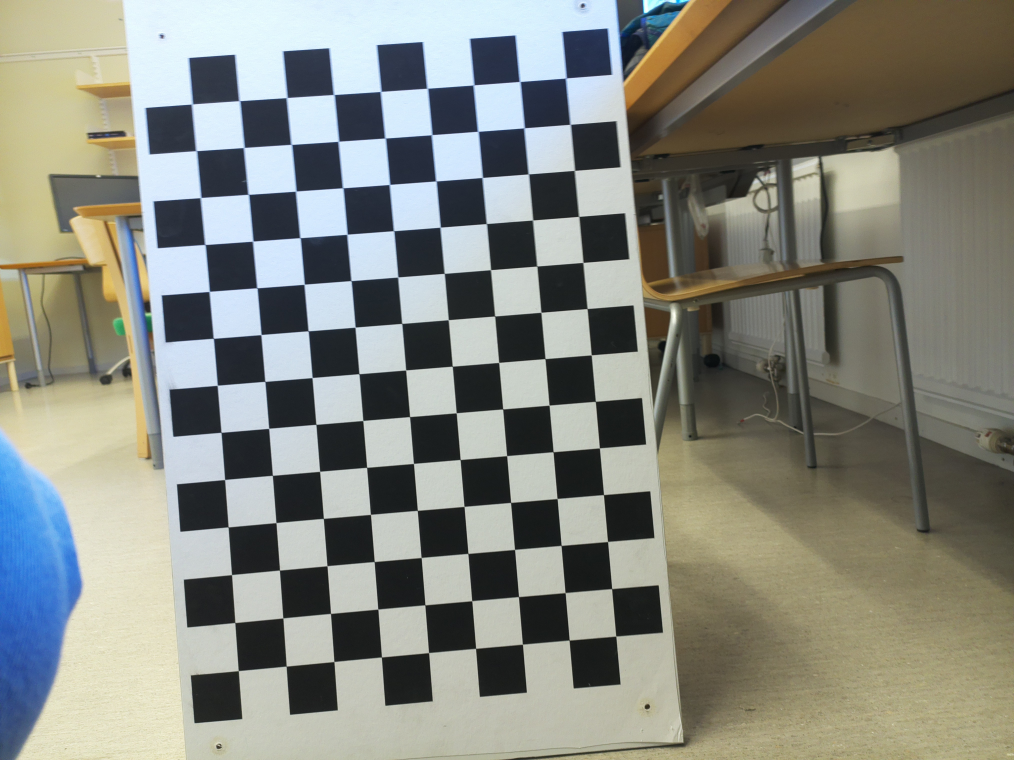
#> input picture code/imagesForCalib/image0002.jpg, 4056 x 3040 px (shown at 1/4 size); its folder holds 4 pictures in this run
$ python calibrate.py
#> lines starting #> are read from the running program, lines starting #| are printed output that depends on the picture; long printed decimals are rounded
import numpy as np
import cv2 as cv
import glob
import random
import os
import json

# termination criteria
criteria = (cv.TERM_CRITERIA_EPS + cv.TERM_CRITERIA_MAX_ITER, 30, 0.001)

# prepare object points, like (0,0,0), (1,0,0), (2,0,0) ....,(6,5,0)
objp = np.zeros((13*9,3), np.float32)

#square size in mm
sq_size = 40
objp[:,:2] = np.mgrid[0:13,0:9].T.reshape(-1,2) * sq_size

# Arrays to store object points and image points from all the images.
trainobjpoints = [] # 3d point in real world space
trainimgpoints = [] # 2d points in image plane.

#dirname = os.path.dirname(__file__)
#filename = os.path.join(dirname, '/images')

#print(dirname)
path = os.path.abspath(os.getcwd())
images = glob.glob(path+'../imagesForCalib/*.jpg')
random.shuffle(images)

split_idx = int(len(images)*0.8)
train_imgs = images[:split_idx] #training set
valid_imgs = images[split_idx:] #validation set
#print(images)

for fname in train_imgs:
    img = cv.imread(fname)
#> img is the input picture: shape (3040, 4056, 3); mean B, G, R 126.3, 134.8, 132.8
    gray = cv.cvtColor(img, cv.COLOR_BGR2GRAY)
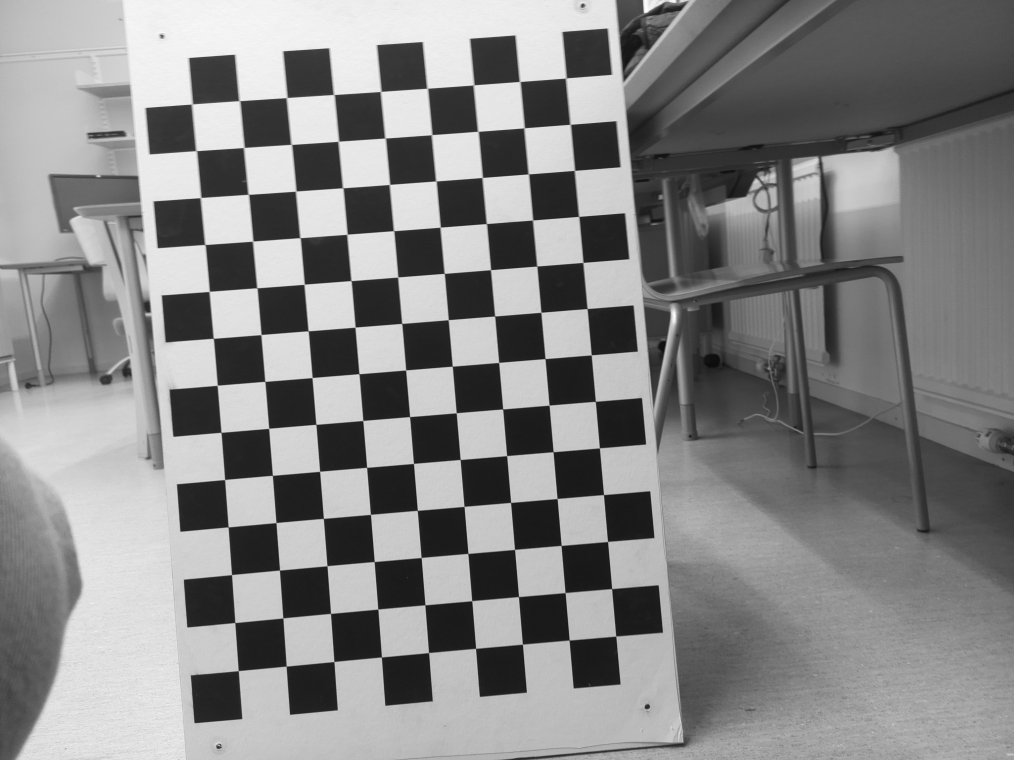
#> gray: shape (3040, 4056) (shown at 1/4 size); min 6, max 255, mean 133.2

    # Find the chess board corners
    ret, corners = cv.findChessboardCorners(gray, (13,9), None)
#> ret = True; corners = 117 rows, first 8: [2265.9, 313.6], [2282.5, 498.5], [2299.5, 683], [2316.3, 867], [2333.5, 1051.5], [2349.7, 1235], [2365.5, 1421.4], [2383.2, 1607.3]
    print(f'{fname}: {ret}')
#| code/imagesForCalib/image0002.jpg: True

    # If found, add object points, image points (after refining them)
    if ret == True:
        trainobjpoints.append(objp)

        corners2 = cv.cornerSubPix(gray,corners, (11,11), (-1,-1), criteria)
#> corners2 = 117 rows, first 8: [2264.7, 313.5], [2282.1, 498.6], [2299.5, 682.9], [2316.5, 867.1], [2333.4, 1051.2], [2350.1, 1235.8], [2366.5, 1421], [2382.7, 1606.8]
        trainimgpoints.append(corners2)
#> pass 2 of the loop `for fname in train_imgs:`:
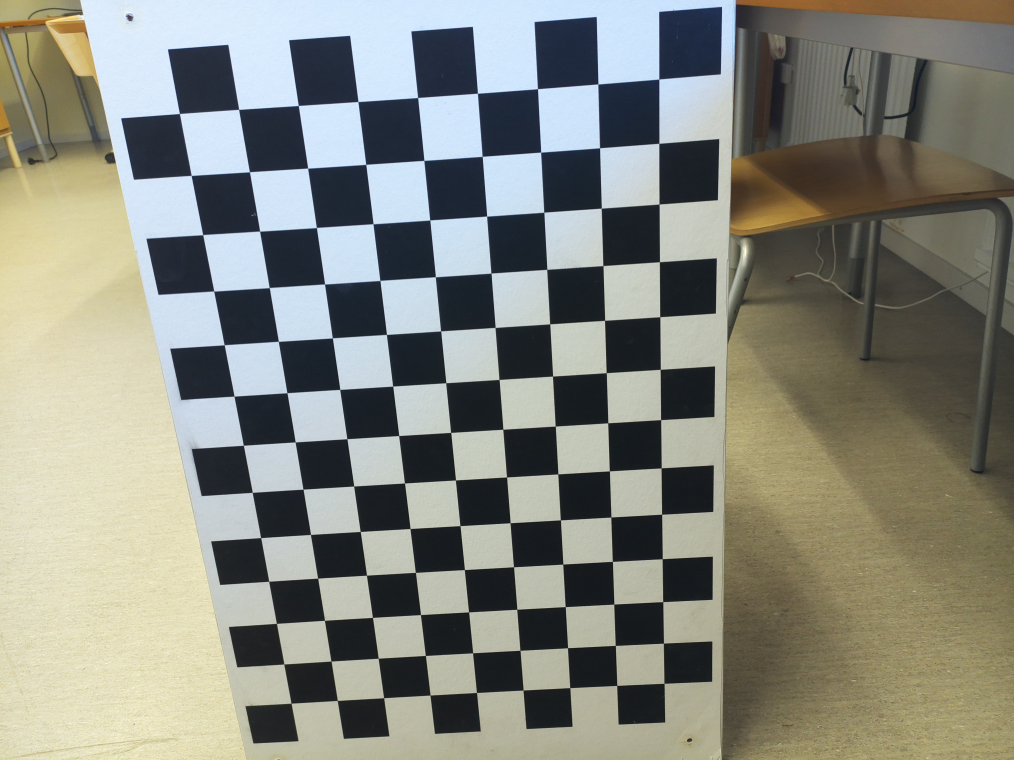
#> input picture code/imagesForCalib/image0000.jpg, 4056 x 3040 px (shown at 1/4 size)
#> img is the input picture: shape (3040, 4056, 3); mean B, G, R 126.5, 136.5, 135.1
#> `gray = cv.cvtColor(img, cv.COLOR_BGR2GRAY)`:
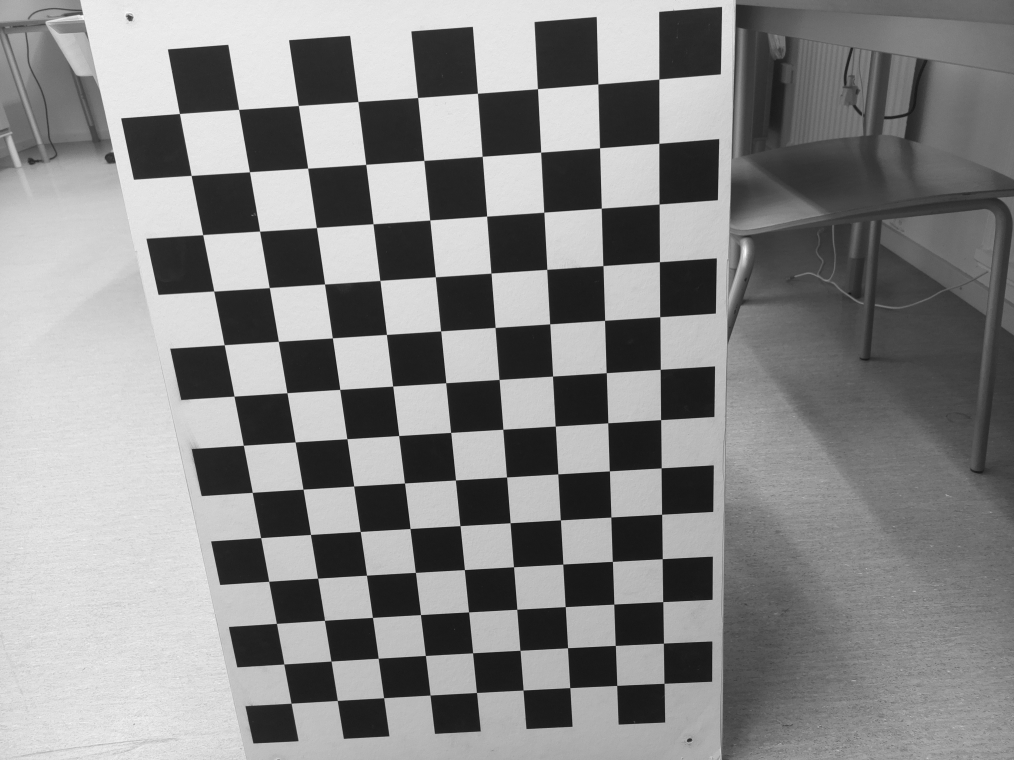
#> gray: shape (3040, 4056) (shown at 1/4 size); min 8, max 254, mean 134.9
#> `ret, corners = cv.findChessboardCorners(gray, (13,9), None)`: corners = 117 rows, first 8: [2636.6, 317.9], [2636.8, 574.3], [2637.5, 817.3], [2638.9, 1048.4], [2640.3, 1268.3], [2642, 1479], [2644.2, 1680.4], [2645.9, 1872.9]
#| code/imagesForCalib/image0000.jpg: True
#> `corners2 = cv.cornerSubPix(gray,corners, (11,11), (-1,-1), criteria)`: corners2 = 117 rows, first 8: [2636.6, 317.6], [2636.8, 574.5], [2637.6, 817.5], [2639, 1048.5], [2640.6, 1268.3], [2642.2, 1478.7], [2644.1, 1680.2], [2645.8, 1872.9]
#> pass 3 of the loop `for fname in train_imgs:`:
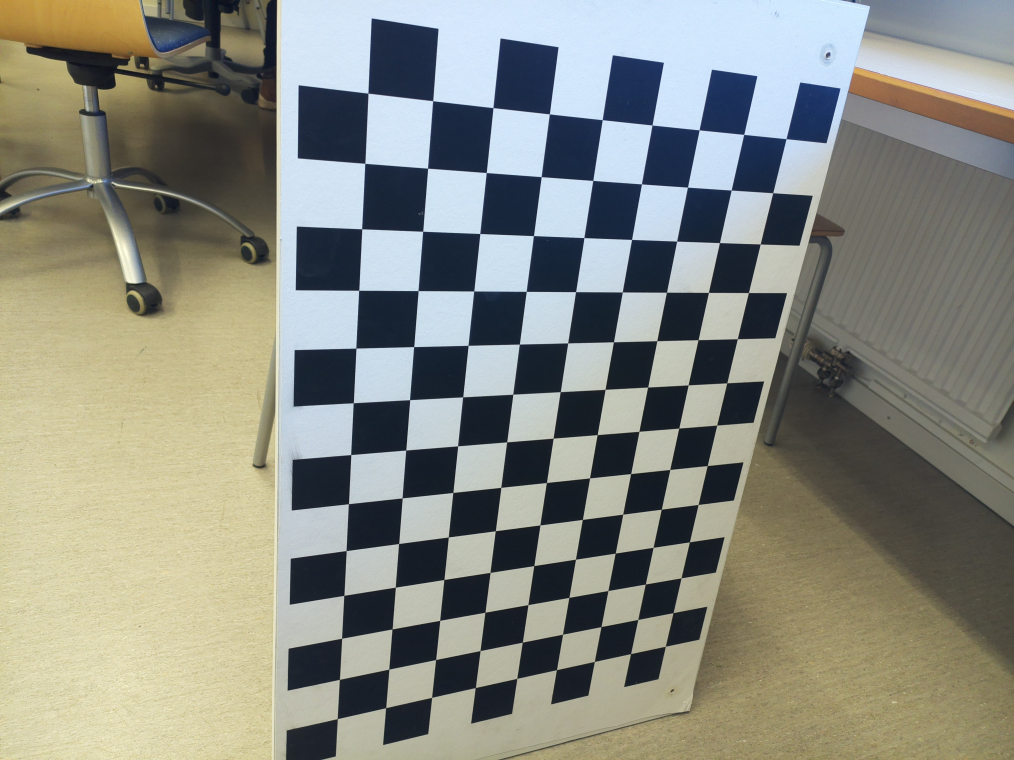
#> input picture code/imagesForCalib/image0001.jpg, 4056 x 3040 px (shown at 1/4 size)
#> img is the input picture: shape (3040, 4056, 3); mean B, G, R 128.5, 138.4, 136.7
#> `gray = cv.cvtColor(img, cv.COLOR_BGR2GRAY)`:
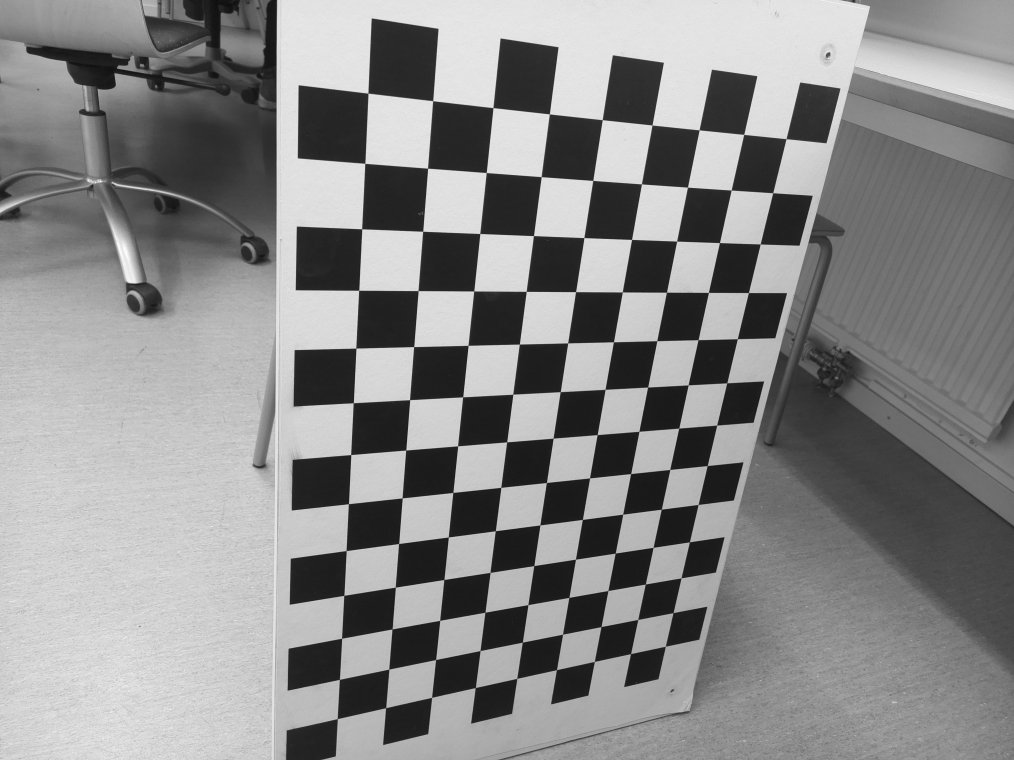
#> gray: shape (3040, 4056) (shown at 1/4 size); min 7, max 252, mean 136.7
#> `ret, corners = cv.findChessboardCorners(gray, (13,9), None)`: corners = 117 rows, first 8: [1351, 2874], [1359, 2718.9], [1367.8, 2554.4], [1376.8, 2383], [1385.8, 2203.6], [1395.3, 2016.3], [1404.6, 1819.7], [1414.4, 1612.5]
#| code/imagesForCalib/image0001.jpg: True
#> `corners2 = cv.cornerSubPix(gray,corners, (11,11), (-1,-1), criteria)`: corners2 = 117 rows, first 8: [1350.5, 2876], [1359, 2718.8], [1367.8, 2554.4], [1376.8, 2382.9], [1385.9, 2203.9], [1395, 2016.4], [1404.5, 1819.7], [1414.3, 1612.6]

        # [8 lines of commented-out code are left out]

ret, mtx, dist, rvecs, tvecs = cv.calibrateCamera(trainobjpoints, trainimgpoints,
                                gray.shape[::-1], None, None,
                                flags=cv.CALIB_FIX_K3) #remove k3, extraneous distortion parameter
#> ret = 1.73; mtx = [[3030, 0, 2042.5], [0, 3035.1, 1477.5], [0, 0, 1]]; dist = [[0.0307, 0.0353, -0.00356, 0.000576, 0]]; rvecs = ([-0.0351, 0.00343, 1.49], [0.249, -0.222, 1.49], [0.617, -0.029, -1.48]); tvecs = ([48.91, -251.5, 659.2], [97.72, -190.3, 504], [-140.7, 283.6, 619.3])

results = {
    "ret": ret,
    "camera matrix": mtx,
    "distortion coeff": dist,
    "rotation vector": rvecs,
    "translation vector": tvecs
}

#np.save("calib_results.npy", results) #only if we want
"""
img = cv.imread('/home/pi2/Documents/exjobb/tqet33-exjobb/code/test.jpg')
h,  w = img.shape[:2]
newcameramtx, roi = cv.getOptimalNewCameraMatrix(mtx, dist, (w,h), 0, (w,h))

# undistort
dst = cv.undistort(img, mtx, dist, None, newcameramtx)

# crop the image
x, y, w, h = roi
dst = dst[y:y+h, x:x+w]
cv.imwrite('imageAfter.png', dst)
"""

#calculate re-projection (training) error
mean_error = 0
for i in range(len(trainobjpoints)):
    trainimgpoints2, _ = cv.projectPoints(trainobjpoints[i], rvecs[i], tvecs[i], mtx, dist)
    error = cv.norm(trainimgpoints[i], trainimgpoints2, cv.NORM_L2)/len(trainimgpoints2)
    mean_error += error
#> this loop made 3 passes
#> (error, mean_error) on passes 1 to 3: (0.255, 0.255), (0.0754, 0.33), (0.0788, 0.409)
#> after the loop, mean_error = 0.409

print( "re-projection error: {}".format(mean_error/len(trainobjpoints)) )
#| re-projection error: 0.1362


#---------- validation ----------#
total_valid_error = 0
total_points = 0

for fname in valid_imgs:
    img = cv.imread(fname)
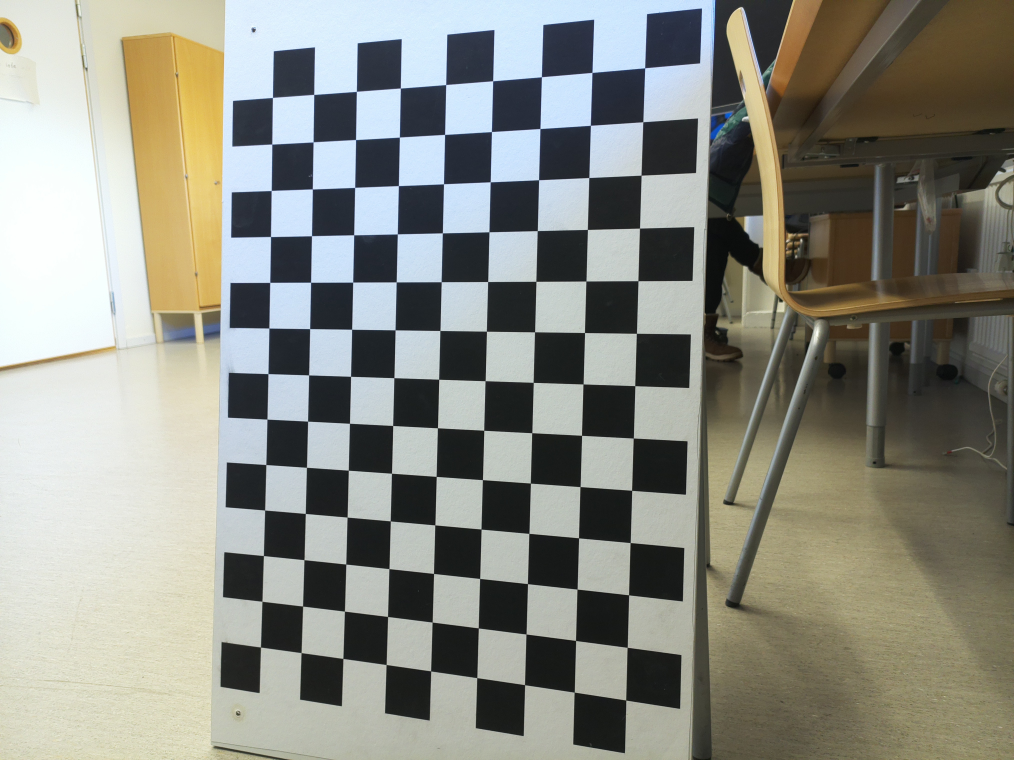
#> input picture code/imagesForCalib/image0003.jpg, 4056 x 3040 px (shown at 1/4 size)
#> img is the input picture: shape (3040, 4056, 3); mean B, G, R 130, 139.5, 138.8
    gray = cv.cvtColor(img, cv.COLOR_BGR2GRAY)
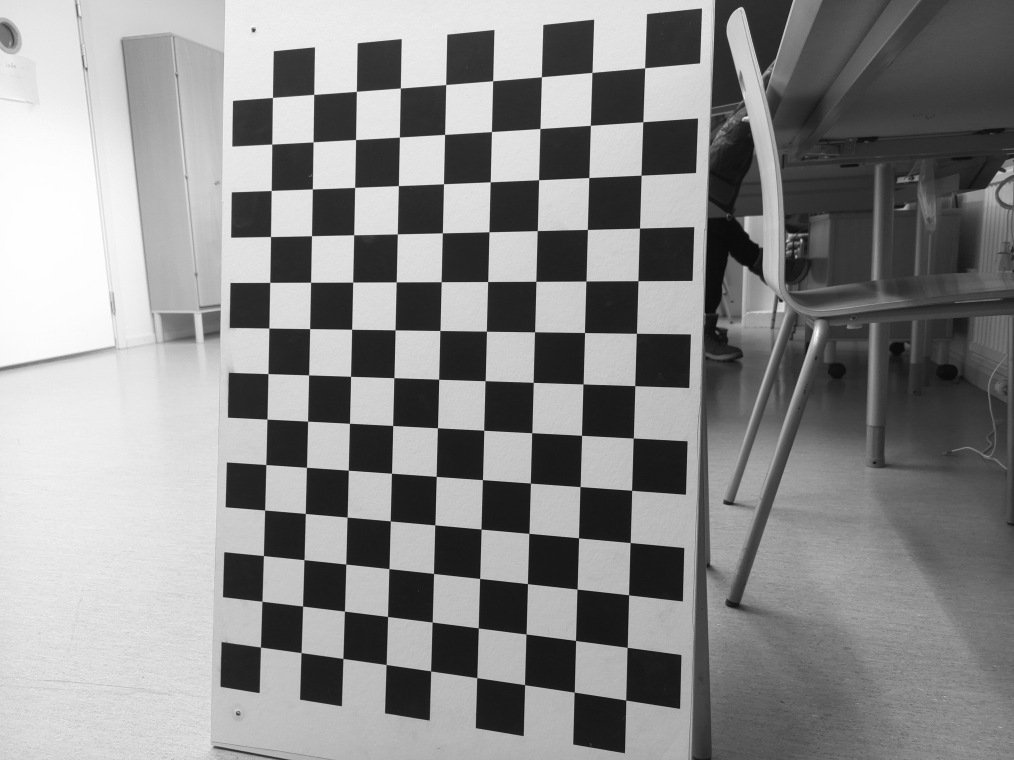
#> gray: shape (3040, 4056) (shown at 1/4 size); min 4, max 255, mean 138.2

    # Find the chess board corners
    ret, corners = cv.findChessboardCorners(gray, (13,9), None)
#> ret = True; corners = 117 rows, first 8: [2580.3, 272.7], [2572.5, 488.5], [2565.7, 702.2], [2559.4, 913.7], [2553.1, 1124.3], [2547, 1334.5], [2540.6, 1544.2], [2534.3, 1753.6]
    print(f'{fname}: {ret}')
#| code/imagesForCalib/image0003.jpg: True

    # If found, add object points, image points (after refining them)
    if ret == True:
        #get accurate position of corners
        corners2 = cv.cornerSubPix(gray, corners, (11,11), (-1,-1), criteria)
#> corners2 = 117 rows, first 8: [2580.2, 272.7], [2572.7, 488.6], [2565.6, 702.2], [2559.4, 913.8], [2553.2, 1124.4], [2547, 1334.5], [2540.7, 1544.3], [2534.4, 1753.5]

        #calculate rotation and translation vectors for validation image
        _, rvec, tvec = cv.solvePnP(objp, corners2, mtx, dist)
#> rvec = [0.218, 0.215, 1.59]; tvec = [101.3, -227, 579]
        #use these together with previously known camera matrix to predict where the corners should be
        projected_corners, _ = cv.projectPoints(objp, rvec, tvec, mtx, dist)
#> projected_corners = 117 rows, first 8: [2578.4, 273.7], [2571.1, 488.8], [2564.2, 702.2], [2557.5, 914.2], [2551.1, 1125.1], [2544.8, 1335.1], [2538.8, 1544.6], [2532.9, 1753.6]

        #error between predicted position of corners and actual
        error = cv.norm(corners2, projected_corners, cv.NORM_L2)
#> error = 12.1
        total_valid_error += error
#> total_valid_error = 12.1
        total_points += len(corners2)
#> total_points = 117

mean_error_perimg = total_valid_error/len(valid_imgs) #sum of all errors in one image (on average)
#> mean_error_perimg = 12.1
mean_error_perpoint = total_valid_error/total_points #average error for every point
#> mean_error_perpoint = 0.103

print(f'Mean validation error per image: {mean_error_perimg}')
#| Mean validation error per image: 12.105
print(f'Mean validation error per point: {mean_error_perpoint}')
#| Mean validation error per point: 0.1035
